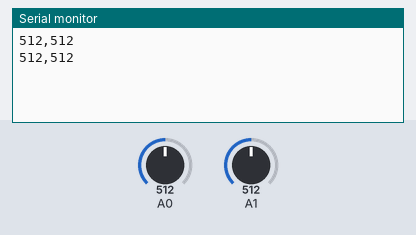
This sketch was run on a simulated Arduino Uno, built with avr-gcc and run on an emulated ATmega328P. Shown: the last lines printed to the serial monitor. The test bench sets the inputs (shaded band); at power-on: A0 = 512, A1 = 512.

Above: at 1.8 s.
1.9 s: A0 set to 716
At 2.4 s:
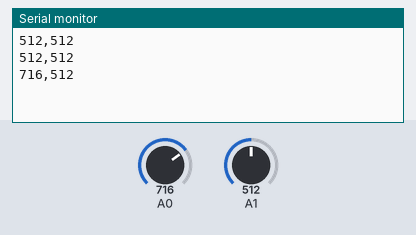
3.4 s: A1 set to 716
At 4.7 s:
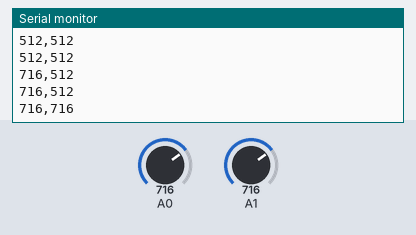
4.9 s: A0 set to 900
At 5.8 s:
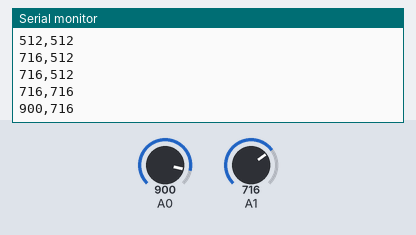
6.4 s: A1 set to 900
At 7.5 s:
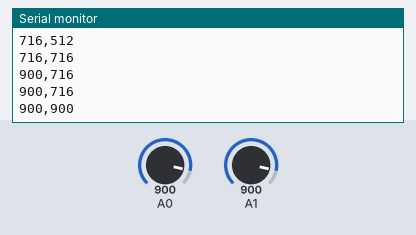
Timing chart, 0 to 8.9 s (numbered marks = the images above; inputs shaded):
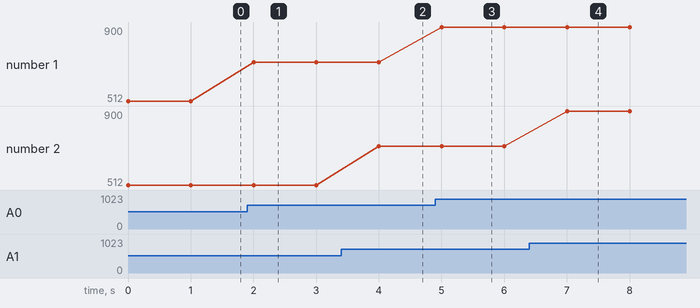

The sketch:

LM35_TempReader.ino
```cpp
void setup() {
  Serial.begin(9600);
}
// FINAL_TEST_DIFF
void loop() {
  // đọc 2 cảm biến A0 và A1
  int valueA0 = analogRead(A0);  // đọc cảm biến 1
  int valueA1 = analogRead(A1);  // đọc cảm biến 2
// test git diff
  Serial.print(valueA0);
  Serial.print(",");
  Serial.println(valueA1);

  delay(1000);
}
```

Measured:
- after the input at 1.9 s, the serial monitor: prints a new line after 0.10 s (image 1)
- after the input at 3.4 s, the serial monitor: prints a new line after 0.60 s (image 2)
- after the input at 4.9 s, the serial monitor: prints a new line after 0.10 s (image 3)
- after the input at 6.4 s, the serial monitor: prints a new line after 0.60 s (image 4)
- plotted number 1: 512 → 716 after the input at 1.9 s, 716 → 900 after the input at 4.9 s
